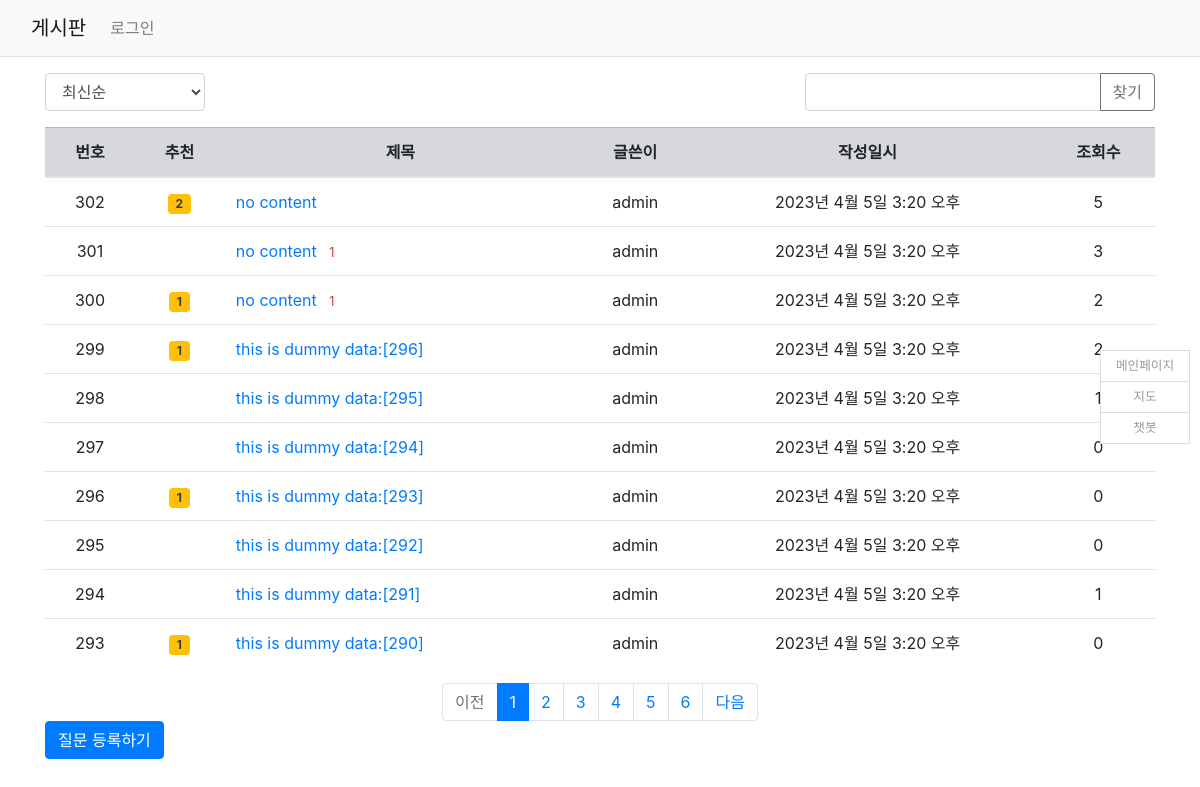
Page /pybo/ on the earlier database version.
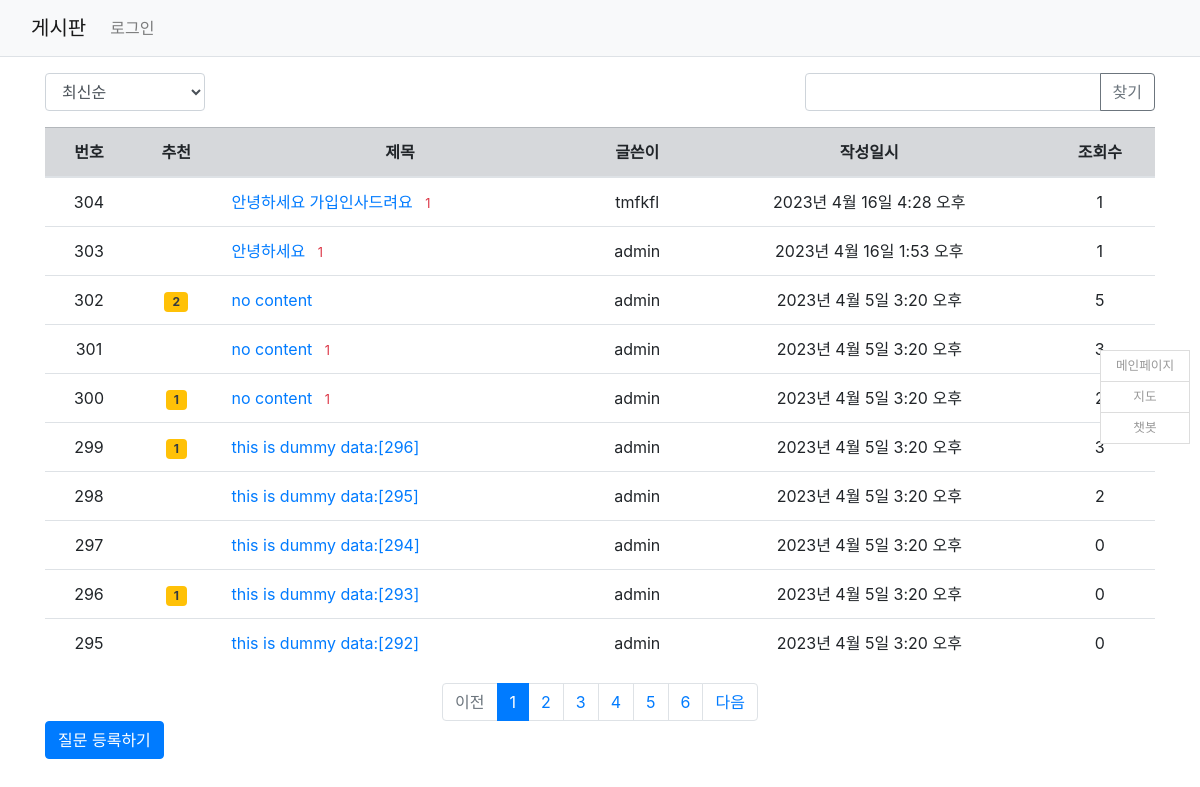
Same page on the later database version.
### pybo/models.py (models this page shows, shortened)
class Question(models.Model):
    author = models.ForeignKey(User, on_delete=models.CASCADE, related_name='author_question')
    subject = models.CharField(max_length=200)
    content = models.TextField()
    create_date = models.DateTimeField()
    modify_date = models.DateTimeField(null=True, blank=True)
    voter = models.ManyToManyField(User, related_name='voter_question')
    hits = models.PositiveIntegerField(default=0, verbose_name='조회수')

### pybo/views.py (the view, shortened to what this page needs)
# urls.py: path("", views.index, name='index'),
def index(request):
    page = request.GET.get('page', '1')
    kw = request.GET.get('kw', '')  # 검색어
    so = request.GET.get('so', 'recent') #정렬 기준
    if so == 'recommend':
        question_list = Question.objects.annotate(
            num_voter=Count('voter')).order_by('-num_voter', '-create_date')
    elif so == 'popular':
        question_list = Question.objects.annotate(
            num_answer=Count('answer')).order_by('-num_answer', '-create_date')
    elif so == 'view':
        question_list = Question.objects.annotate(
            num_hits=Count('hits')).order_by('-num_hits', '-create_date')
    else: #recent
        question_list = Question.objects.order_by('-create_date')
    paginator = Paginator(question_list, 10)
    page_obj = paginator.get_page(page)
    context = {'question_list': page_obj, 'page': page, 'kw': kw, 'so': so}
    return render(request, 'pybo/question_list.html', context)

### pybo/templatetags/pybo_filter.py (called while the page is built)
@register.filter
def sub(value, arg):
    return value - arg

### templates/pybo/question_list.html (shortened to what this page needs)
{% extends 'base.html' %}
{% load pybo_filter %}
{% block content %}
<div class="quickmenu" style="z-index: 2;">
  <ul>
    <li><a href="../">메인페이지</a></li>
    <li><a href="../map/">지도</a></li>
    <li><a class="button primary" onclick="new_window();">챗봇</a></li>
  </ul>
</div>
<div class="container my-3">
     <div class="row justify-content-between my-3">
         <div class="col-2">
             <select class="form-control so">
                 <option value="recent" {% if so == 'recent' %}selected{% endif %}>
                     최신순
                 </option>
             </select>
         </div>
         <div class="col-4">
             <div class="input-group">
                 <input type="text" id="search_kw" class="form-control" value="{{ kw|default_if_none:'' }}">
                 <div class="input-group-append">
                     <button class="btn btn-outline-secondary" type="button" id="btn_search">찾기</button>
                 </div>
             </div>
         </div>
     </div>
     <table class="table" >
         <thead class=" text-center table-secondary">
             <th>번호</th>
             <th>추천</th>
             <th style="width=50%">제목</th>
             <th>글쓴이</th>
             <th>작성일시</th>
             <th>조회수</th>
         </thead>
         <tbody>
         {% if question_list %}
         {% for question in question_list %}
         <tr class="text-center">
             <td>{{ question_list.paginator.count|sub:question_list.start_index|sub:forloop.counter0|add:1 }}</td>
             <td>
                 {% if question.voter.all.count > 0 %}
                 <span class="badge bg-warning text-dark px-2 py-1">
                     {{ question.voter.all.count }}
                 </span>
                 {% endif %}
             </td>
             <td class="text-left">
                <a href="{% url 'pybo:detail' question.id %}">
                    {{ question.subject }}
                </a>
                {% if question.answer_set.count > 0 %}
                <span class="text-danger small ml-2">
                    {{ question.answer_set.count }}
                </span>
                {% endif %}
             </td>
             <td>{{ question.author.username }}</td>
             <td>{{ question.create_date }}</td>
             <td>{{ question.hits }}</td>
         </tr>
         {% endfor %}
         {% else %}
         <tr>
             <td colspan="3">질문이 없습니다.</td>
         </tr>
         {% endif %}
         </tbody>
     </table>
    <ul class="pagination justify-content-center">
        {% if question_list.has_previous %}
        <li class="page-item">
            <a class="page-link" data-page="{{ question_list.previous_page_number }}"
               href="javascript:void(0)">이전</a>
        </li>
        {% else %}
        <li class="page-item disabled">
            <a class="page-link" tabindex="-1" aria-disabled="true" href="#">이전</a>
        </li>
        {% endif %}
        {% for page_number in question_list.paginator.page_range %}
        {% if page_number >= question_list.number|add:-5 and page_number <= question_list.number|add:5 %}
        {% if page_number == question_list.number %}
        <li class="page-item active" aria-current="page">
            <a class="page-link" data-page="{{ page_number }}"
               href="javascript:void(0)">{{ page_number }}</a>
        </li>
        {% else %}
        <li class="page-item">
            <a class="page-link" data-page="{{ page_number }}"
               href="javascript:void(0)">{{ page_number }}</a>
        </li>
        {% endif %}
        {% endif %}
        {% endfor %}
        {% if question_list.has_next %}
        <li class="page-item">
            <a class="page-link" data-page="{{ question_list.next_page_number }}"
               href="javascript:void(0)">다음</a>
        </li>
        {% else %}
        <li class="page-item disabled">
            <a class="page-link" tabindex="-1" aria-disabled="true" href="#">다음</a>
        </li>
        {% endif %}
    </ul>
    <a href="{% url 'pybo:question_create' %}" class="btn btn-primary">
        질문 등록하기
    </a>
</div>
{% endblock %}

### templates/base.html (shortened to what this page needs)
<!DOCTYPE html>
{% load static %}
<html lang="ko">
<head>
    <link rel="stylesheet" type="text/css" href="{% static 'bootstrap.min.css' %}">
    <link rel="stylesheet" type="text/css" href="{% static 'style.css' %}">
    <link rel="stylesheet" type="text/css" href="{% static 'quick.css' %}">
</head>
<body>
{% include "navbar.html" %}
{% block content %}
{% endblock %}
</body>
</html>

### templates/navbar.html (shortened to what this page needs)
<nav class="navbar navbar-expand-lg navbar-light bg-light border-bottom">
    <div class="container-fluid">
        <a class="navbar-brand" href="{% url 'pybo:index' %}">게시판</a>
        <div class="collapse navbar-collapse" id="navbarSupportedContent">
            <ul class="navbar-nav me-auto mb-2 mb-lg-0">
                <li class="nav-item">
                    {% if user.is_authenticated %}
                    <a class="nav-link" href="{% url 'common:logout' %}" style="display: inline-block; margin-right: 10px;">
                        {{ user.username }} (로그아웃)
                    </a>
                    <a class="nav-link" href="{% url 'common:change_password' %}" style="display: inline-block;">
                        비밀번호 변경
                    </a>
                    {% else %}
                    <a class="nav-link" href="{% url 'common:login' %}">로그인</a>
                    {% endif %}
                </li>
            </ul>
        </div>
    </div>
</nav>

### static/quick.css (style rules this page uses)
div, ul, li { -webkit-box-sizing: border-box;-moz-box-sizing: border-box;box-sizing: border-box;padding:0;margin:0 }
a { text-decoration:none; }
.quickmenu { position:absolute;width:90px;top:50%;margin-top:-50px;right:10px;background:#fff; }
.quickmenu ul { position:relative;float:left;width:100%;display:inline-block;*display:inline;border:1px solid #ddd; }
.quickmenu ul li { float:left;width:100%;border-bottom:1px solid #ddd;text-align:center;display:inline-block;*display:inline; }
.quickmenu ul li a { position:relative;float:left;width:100%;height:30px;line-height:30px;text-align:center;color:#999;font-size:9.5pt; }
.quickmenu ul li:last-child { border-bottom:0; }

Differences in the rows shown:
no longer on this page (row unchanged): Question: paginator.count|sub "294", subject "this is dummy data:[291]", author.username "admin", create_date "2023년 4월 5일 3:20 오후", hits "1"
no longer on this page (row unchanged): Question: paginator.count|sub "293", voter.all.count "1", subject "this is dummy data:[290]", author.username "admin", create_date "2023년 4월 5일 3:20 오후", hits "0"
added Question: paginator.count|sub "304", subject "안녕하세요 가입인사드려요", answer_set.count "1", author.username "tmfkfl", create_date "2023년 4월 16일 4:28 오후", hits "1"
added Question: paginator.count|sub "303", subject "안녕하세요", answer_set.count "1", author.username "admin", create_date "2023년 4월 16일 1:53 오후", hits "1"
changed Question "this is dummy data:[296]": hits "2" → "3"
changed Question "this is dummy data:[295]": hits "1" → "2"
